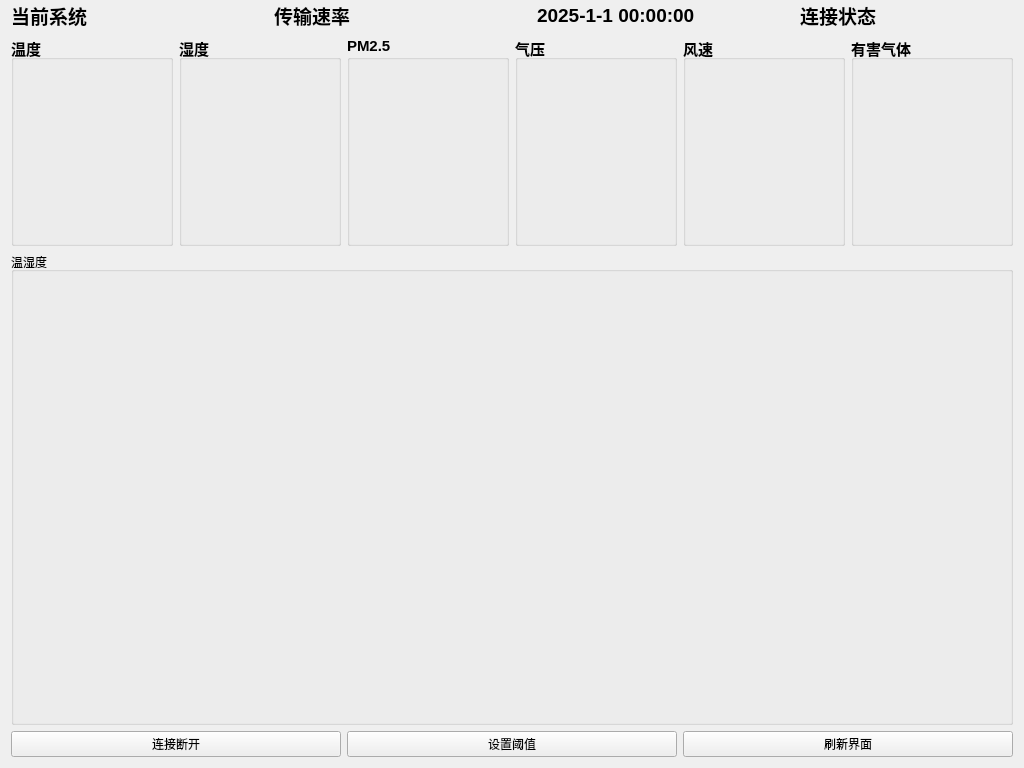
<?xml version="1.0" encoding="UTF-8"?>
<ui version="4.0">
 <class>Widget</class>
 <widget class="QWidget" name="Widget">
  <property name="geometry">
   <rect>
    <x>0</x>
    <y>0</y>
    <width>1024</width>
    <height>768</height>
   </rect>
  </property>
  <property name="windowTitle">
   <string>Widget</string>
  </property>
  <layout class="QVBoxLayout" name="verticalLayout_2" stretch="0,4,9,2">
   <property name="topMargin">
    <number>1</number>
   </property>
   <item>
    <layout class="QHBoxLayout" name="horizontalLayout_top">
     <property name="spacing">
      <number>50</number>
     </property>
     <item>
      <widget class="QLabel" name="label_osName">
       <property name="font">
        <font>
         <pointsize>14</pointsize>
         <bold>true</bold>
        </font>
       </property>
       <property name="text">
        <string>当前系统</string>
       </property>
      </widget>
     </item>
     <item>
      <widget class="QLabel" name="label_netSpeed">
       <property name="font">
        <font>
         <pointsize>14</pointsize>
         <bold>true</bold>
        </font>
       </property>
       <property name="text">
        <string>传输速率</string>
       </property>
      </widget>
     </item>
     <item>
      <widget class="QLabel" name="label_time">
       <property name="font">
        <font>
         <pointsize>14</pointsize>
         <bold>true</bold>
        </font>
       </property>
       <property name="text">
        <string>2025-1-1 00:00:00</string>
       </property>
      </widget>
     </item>
     <item>
      <widget class="QLabel" name="label_connectedStatus">
       <property name="font">
        <font>
         <pointsize>14</pointsize>
         <bold>true</bold>
        </font>
       </property>
       <property name="frameShadow">
        <enum>QFrame::Shadow::Plain</enum>
       </property>
       <property name="text">
        <string>连接状态</string>
       </property>
      </widget>
     </item>
    </layout>
   </item>
   <item>
    <layout class="QHBoxLayout" name="horizontalLayout_mid">
     <item>
      <widget class="QGroupBox" name="groupBox_temp0">
       <property name="font">
        <font>
         <pointsize>11</pointsize>
         <bold>true</bold>
        </font>
       </property>
       <property name="title">
        <string>温度</string>
       </property>
       <property name="flat">
        <bool>false</bool>
       </property>
       <property name="checkable">
        <bool>false</bool>
       </property>
      </widget>
     </item>
     <item>
      <widget class="QGroupBox" name="groupBox_humidity0">
       <property name="font">
        <font>
         <pointsize>11</pointsize>
         <bold>true</bold>
        </font>
       </property>
       <property name="title">
        <string>湿度</string>
       </property>
      </widget>
     </item>
     <item>
      <widget class="QGroupBox" name="groupBox_PM">
       <property name="font">
        <font>
         <pointsize>11</pointsize>
         <bold>true</bold>
        </font>
       </property>
       <property name="title">
        <string>PM2.5</string>
       </property>
      </widget>
     </item>
     <item>
      <widget class="QGroupBox" name="groupBox_airPress0">
       <property name="font">
        <font>
         <pointsize>11</pointsize>
         <bold>true</bold>
        </font>
       </property>
       <property name="title">
        <string>气压</string>
       </property>
      </widget>
     </item>
     <item>
      <widget class="QGroupBox" name="groupBox_airSpeed">
       <property name="font">
        <font>
         <pointsize>11</pointsize>
         <bold>true</bold>
        </font>
       </property>
       <property name="title">
        <string>风速</string>
       </property>
      </widget>
     </item>
     <item>
      <widget class="QGroupBox" name="groupBox_air">
       <property name="font">
        <font>
         <pointsize>11</pointsize>
         <bold>true</bold>
        </font>
       </property>
       <property name="title">
        <string>有害气体</string>
       </property>
      </widget>
     </item>
    </layout>
   </item>
   <item>
    <layout class="QVBoxLayout" name="verticalLayout_mid2" stretch="6">
     <property name="spacing">
      <number>5</number>
     </property>
     <item>
      <widget class="QGroupBox" name="groupBox_temp1">
       <property name="title">
        <string>温湿度</string>
       </property>
       <layout class="QHBoxLayout" name="horizontalLayout_3">
        <property name="spacing">
         <number>0</number>
        </property>
        <property name="leftMargin">
         <number>4</number>
        </property>
        <property name="topMargin">
         <number>0</number>
        </property>
        <property name="rightMargin">
         <number>4</number>
        </property>
        <property name="bottomMargin">
         <number>5</number>
        </property>
        <item>
         <widget class="QWidget" name="widget" native="true"/>
        </item>
       </layout>
      </widget>
     </item>
    </layout>
   </item>
   <item>
    <layout class="QHBoxLayout" name="horizontalLayout_bottom">
     <item>
      <widget class="QPushButton" name="pushButton">
       <property name="text">
        <string>连接断开</string>
       </property>
      </widget>
     </item>
     <item>
      <widget class="QPushButton" name="pushButton_2">
       <property name="text">
        <string>设置阈值</string>
       </property>
      </widget>
     </item>
     <item>
      <widget class="QPushButton" name="pushButton_3">
       <property name="text">
        <string>刷新界面</string>
       </property>
      </widget>
     </item>
    </layout>
   </item>
  </layout>
 </widget>
 <resources/>
 <connections/>
</ui>
